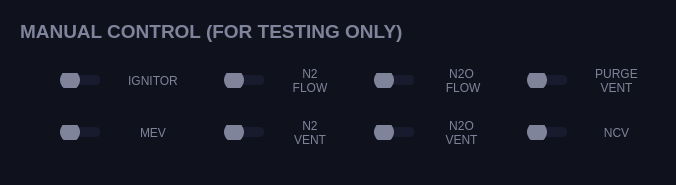
              <widget class="QFrame" name="frame_2">
               <property name="sizePolicy">
                <sizepolicy hsizetype="Preferred" vsizetype="Maximum">
                 <horstretch>0</horstretch>
                 <verstretch>0</verstretch>
                </sizepolicy>
               </property>
               <property name="styleSheet">
                <string notr="true">background: #0f111d;
border-radius: 10px;
color: #7f849a;</string>
               </property>
               <property name="frameShape">
                <enum>QFrame::Box</enum>
               </property>
               <property name="frameShadow">
                <enum>QFrame::Raised</enum>
               </property>
               <layout class="QGridLayout" name="gridLayout_5">
                <item row="0" column="0">
                 <widget class="QWidget" name="widget" native="true">
                  <layout class="QGridLayout" name="gridLayout_4">
                   <item row="0" column="0">
                    <widget class="QLabel" name="man_con_label">
                     <property name="sizePolicy">
                      <sizepolicy hsizetype="Preferred" vsizetype="Maximum">
                       <horstretch>0</horstretch>
                       <verstretch>0</verstretch>
                      </sizepolicy>
                     </property>
                     <property name="font">
                      <font>
                       <pointsize>14</pointsize>
                       <weight>75</weight>
                       <bold>true</bold>
                      </font>
                     </property>
                     <property name="styleSheet">
                      <string notr="true">color: #7f849a;</string>
                     </property>
                     <property name="text">
                      <string>MANUAL CONTROL (FOR TESTING ONLY)</string>
                     </property>
                    </widget>
                   </item>
                   <item row="1" column="0">
                    <widget class="QWidget" name="gridWidget" native="true">
                     <property name="minimumSize">
                      <size>
                       <width>30</width>
                       <height>50</height>
                      </size>
                     </property>
                     <layout class="QGridLayout" name="gridLayout">
                      <item row="0" column="0">
                       <widget class="QWidget" name="toggleSwitch" native="true">
                        <layout class="QHBoxLayout" name="toggleswitch">
                         <item>
                          <widget class="QSlider" name="ignitor_man">
                           <property name="sizePolicy">
                            <sizepolicy hsizetype="Fixed" vsizetype="Fixed">
                             <horstretch>0</horstretch>
                             <verstretch>0</verstretch>
                            </sizepolicy>
                           </property>
                           <property name="autoFillBackground">
                            <bool>false</bool>
                           </property>
                           <property name="styleSheet">
                            <string notr="true">QSlider::groove:horizontal { 
	background-color: #181b2e;
	border: 0px solid #424242; 
	height: 10px; 
	width: 40px;
	border-radius: 4px;
}

QSlider::handle:horizontal { 
	background-color: #7f849a; 
	border: 2px solid #7f849a; 
	width: 16px; 
	height: 20px; 
	line-height: 20px; 
	margin-top: -5px; 
	margin-bottom: -5px; 
	border-radius: 10px; 
}

QSlider::handle:horizontal:hover { 
	border-radius: 10px;
}</string>
                           </property>
                           <property name="maximum">
                            <number>1</number>
                           </property>
                           <property name="pageStep">
                            <number>0</number>
                           </property>
                           <property name="sliderPosition">
                            <number>0</number>
                           </property>
                           <property name="tracking">
                            <bool>true</bool>
                           </property>
                           <property name="orientation">
                            <enum>Qt::Horizontal</enum>
                           </property>
                           <property name="invertedAppearance">
                            <bool>false</bool>
                           </property>
                           <property name="invertedControls">
                            <bool>true</bool>
                           </property>
                           <property name="tickPosition">
                            <enum>QSlider::NoTicks</enum>
                           </property>
                          </widget>
                         </item>
                         <item>
                          <widget class="QLabel" name="label_3">
                           <property name="text">
                            <string>IGNITOR</string>
                           </property>
                           <property name="alignment">
                            <set>Qt::AlignCenter</set>
                           </property>
                          </widget>
                         </item>
                        </layout>
                       </widget>
                      </item>
                      <item row="0" column="1">
                       <widget class="QWidget" name="toggleSwitch_3" native="true">
                        <layout class="QHBoxLayout" name="toggleswitch_3">
                         <item>
                          <widget class="QSlider" name="n2_flow_man">
                           <property name="sizePolicy">
                            <sizepolicy hsizetype="Fixed" vsizetype="Fixed">
                             <horstretch>0</horstretch>
                             <verstretch>0</verstretch>
                            </sizepolicy>
                           </property>
                           <property name="autoFillBackground">
                            <bool>false</bool>
                           </property>
                           <property name="styleSheet">
                            <string notr="true">QSlider::groove:horizontal { 
	background-color: #181b2e;
	border: 0px solid #424242; 
	height: 10px; 
	width: 40px;
	border-radius: 4px;
}

QSlider::handle:horizontal { 
	background-color: #7f849a; 
	border: 2px solid #7f849a; 
	width: 16px; 
	height: 20px; 
	line-height: 20px; 
	margin-top: -5px; 
	margin-bottom: -5px; 
	border-radius: 10px; 
}

QSlider::handle:horizontal:hover { 
	border-radius: 10px;
}</string>
                           </property>
                           <property name="maximum">
                            <number>1</number>
                           </property>
                           <property name="pageStep">
                            <number>0</number>
                           </property>
                           <property name="sliderPosition">
                            <number>0</number>
                           </property>
                           <property name="tracking">
                            <bool>true</bool>
                           </property>
                           <property name="orientation">
                            <enum>Qt::Horizontal</enum>
                           </property>
                           <property name="invertedAppearance">
                            <bool>false</bool>
                           </property>
                           <property name="invertedControls">
                            <bool>true</bool>
                           </property>
                           <property name="tickPosition">
                            <enum>QSlider::NoTicks</enum>
                           </property>
                          </widget>
                         </item>
                         <item>
                          <widget class="QLabel" name="label_4">
                           <property name="text">
                            <string>N2
FLOW</string>
                           </property>
                           <property name="alignment">
                            <set>Qt::AlignCenter</set>
                           </property>
                          </widget>
                         </item>
                        </layout>
                       </widget>
                      </item>
                      <item row="0" column="2">
                       <widget class="QWidget" name="toggleSwitch_4" native="true">
                        <layout class="QHBoxLayout" name="toggleswitch_4">
                         <item>
                          <widget class="QSlider" name="n2o_flow_man">
                           <property name="sizePolicy">
                            <sizepolicy hsizetype="Fixed" vsizetype="Fixed">
                             <horstretch>0</horstretch>
                             <verstretch>0</verstretch>
                            </sizepolicy>
                           </property>
                           <property name="autoFillBackground">
                            <bool>false</bool>
                           </property>
                           <property name="styleSheet">
                            <string notr="true">QSlider::groove:horizontal { 
	background-color: #181b2e;
	border: 0px solid #424242; 
	height: 10px; 
	width: 40px;
	border-radius: 4px;
}

QSlider::handle:horizontal { 
	background-color: #7f849a; 
	border: 2px solid #7f849a; 
	width: 16px; 
	height: 20px; 
	line-height: 20px; 
	margin-top: -5px; 
	margin-bottom: -5px; 
	border-radius: 10px; 
}

QSlider::handle:horizontal:hover { 
	border-radius: 10px;
}</string>
                           </property>
                           <property name="maximum">
                            <number>1</number>
                           </property>
                           <property name="pageStep">
                            <number>0</number>
                           </property>
                           <property name="sliderPosition">
                            <number>0</number>
                           </property>
                           <property name="tracking">
                            <bool>true</bool>
                           </property>
                           <property name="orientation">
                            <enum>Qt::Horizontal</enum>
                           </property>
                           <property name="invertedAppearance">
                            <bool>false</bool>
                           </property>
                           <property name="invertedControls">
                            <bool>true</bool>
                           </property>
                           <property name="tickPosition">
                            <enum>QSlider::NoTicks</enum>
                           </property>
                          </widget>
                         </item>
                         <item>
                          <widget class="QLabel" name="label_5">
                           <property name="text">
                            <string>N2O
 FLOW</string>
                           </property>
                           <property name="alignment">
                            <set>Qt::AlignCenter</set>
                           </property>
                          </widget>
                         </item>
                        </layout>
                       </widget>
                      </item>
                      <item row="0" column="4">
                       <widget class="QWidget" name="toggleSwitch_2" native="true">
                        <layout class="QHBoxLayout" name="toggleswitch_2">
                         <item>
                          <widget class="QSlider" name="purge_vent_man">
                           <property name="sizePolicy">
                            <sizepolicy hsizetype="Fixed" vsizetype="Fixed">
                             <horstretch>0</horstretch>
                             <verstretch>0</verstretch>
                            </sizepolicy>
                           </property>
                           <property name="autoFillBackground">
                            <bool>false</bool>
                           </property>
                           <property name="styleSheet">
                            <string notr="true">QSlider::groove:horizontal { 
	background-color: #181b2e;
	border: 0px solid #424242; 
	height: 10px; 
	width: 40px;
	border-radius: 4px;
}

QSlider::handle:horizontal { 
	background-color: #7f849a; 
	border: 2px solid #7f849a; 
	width: 16px; 
	height: 20px; 
	line-height: 20px; 
	margin-top: -5px; 
	margin-bottom: -5px; 
	border-radius: 10px; 
}

QSlider::handle:horizontal:hover { 
	border-radius: 10px;
}</string>
                           </property>
                           <property name="maximum">
                            <number>1</number>
                           </property>
                           <property name="pageStep">
                            <number>0</number>
                           </property>
                           <property name="sliderPosition">
                            <number>0</number>
                           </property>
                           <property name="tracking">
                            <bool>true</bool>
                           </property>
                           <property name="orientation">
                            <enum>Qt::Horizontal</enum>
                           </property>
                           <property name="invertedAppearance">
                            <bool>false</bool>
                           </property>
                           <property name="invertedControls">
                            <bool>true</bool>
                           </property>
                           <property name="tickPosition">
                            <enum>QSlider::NoTicks</enum>
                           </property>
                          </widget>
                         </item>
                         <item>
                          <widget class="QLabel" name="label_6">
                           <property name="text">
                            <string>PURGE
VENT</string>
                           </property>
                           <property name="alignment">
                            <set>Qt::AlignCenter</set>
                           </property>
                          </widget>
                         </item>
                        </layout>
                       </widget>
                      </item>
                      <item row="2" column="0">
                       <widget class="QWidget" name="toggleSwitch_5" native="true">
                        <layout class="QHBoxLayout" name="toggleswitch_5">
                         <item>
                          <widget class="QSlider" name="mev_man">
                           <property name="sizePolicy">
                            <sizepolicy hsizetype="Fixed" vsizetype="Fixed">
                             <horstretch>0</horstretch>
                             <verstretch>0</verstretch>
                            </sizepolicy>
                           </property>
                           <property name="autoFillBackground">
                            <bool>false</bool>
                           </property>
                           <property name="styleSheet">
                            <string notr="true">QSlider::groove:horizontal { 
	background-color: #181b2e;
	border: 0px solid #424242; 
	height: 10px; 
	width: 40px;
	border-radius: 4px;
}

QSlider::handle:horizontal { 
	background-color: #7f849a; 
	border: 2px solid #7f849a; 
	width: 16px; 
	height: 20px; 
	line-height: 20px; 
	margin-top: -5px; 
	margin-bottom: -5px; 
	border-radius: 10px; 
}

QSlider::handle:horizontal:hover { 
	border-radius: 10px;
}</string>
                           </property>
                           <property name="maximum">
                            <number>1</number>
                           </property>
                           <property name="pageStep">
                            <number>0</number>
                           </property>
                           <property name="sliderPosition">
                            <number>0</number>
                           </property>
                           <property name="tracking">
                            <bool>true</bool>
                           </property>
                           <property name="orientation">
                            <enum>Qt::Horizontal</enum>
                           </property>
                           <property name="invertedAppearance">
                            <bool>false</bool>
                           </property>
                           <property name="invertedControls">
                            <bool>true</bool>
                           </property>
                           <property name="tickPosition">
                            <enum>QSlider::NoTicks</enum>
                           </property>
                          </widget>
                         </item>
                         <item>
                          <widget class="QLabel" name="label_7">
                           <property name="text">
                            <string>MEV</string>
                           </property>
                           <property name="alignment">
                            <set>Qt::AlignCenter</set>
                           </property>
                          </widget>
                         </item>
                        </layout>
                       </widget>
                      </item>
                      <item row="2" column="1">
                       <widget class="QWidget" name="toggleSwitch_6" native="true">
                        <layout class="QHBoxLayout" name="toggleswitch_6">
                         <item>
                          <widget class="QSlider" name="n2_vent_man">
                           <property name="sizePolicy">
                            <sizepolicy hsizetype="Fixed" vsizetype="Fixed">
                             <horstretch>0</horstretch>
                             <verstretch>0</verstretch>
                            </sizepolicy>
                           </property>
                           <property name="autoFillBackground">
                            <bool>false</bool>
                           </property>
                           <property name="styleSheet">
                            <string notr="true">QSlider::groove:horizontal { 
	background-color: #181b2e;
	border: 0px solid #424242; 
	height: 10px; 
	width: 40px;
	border-radius: 4px;
}

QSlider::handle:horizontal { 
	background-color: #7f849a; 
	border: 2px solid #7f849a; 
	width: 16px; 
	height: 20px; 
	line-height: 20px; 
	margin-top: -5px; 
	margin-bottom: -5px; 
	border-radius: 10px; 
}

QSlider::handle:horizontal:hover { 
	border-radius: 10px;
}</string>
                           </property>
                           <property name="maximum">
                            <number>1</number>
                           </property>
                           <property name="pageStep">
                            <number>0</number>
                           </property>
                           <property name="sliderPosition">
                            <number>0</number>
                           </property>
                           <property name="tracking">
                            <bool>true</bool>
                           </property>
                           <property name="orientation">
                            <enum>Qt::Horizontal</enum>
                           </property>
                           <property name="invertedAppearance">
                            <bool>false</bool>
                           </property>
                           <property name="invertedControls">
                            <bool>true</bool>
                           </property>
                           <property name="tickPosition">
                            <enum>QSlider::NoTicks</enum>
                           </property>
                          </widget>
                         </item>
                         <item>
                          <widget class="QLabel" name="label_8">
                           <property name="text">
                            <string>N2
VENT</string>
                           </property>
                           <property name="alignment">
                            <set>Qt::AlignCenter</set>
                           </property>
                          </widget>
                         </item>
                        </layout>
                       </widget>
                      </item>
                      <item row="2" column="2">
                       <widget class="QWidget" name="toggleSwitch_7" native="true">
                        <layout class="QHBoxLayout" name="toggleswitch_7">
                         <item>
                          <widget class="QSlider" name="n2o_vent_man">
                           <property name="sizePolicy">
                            <sizepolicy hsizetype="Fixed" vsizetype="Fixed">
                             <horstretch>0</horstretch>
                             <verstretch>0</verstretch>
                            </sizepolicy>
                           </property>
                           <property name="autoFillBackground">
                            <bool>false</bool>
                           </property>
                           <property name="styleSheet">
                            <string notr="true">QSlider::groove:horizontal { 
	background-color: #181b2e;
	border: 0px solid #424242; 
	height: 10px; 
	width: 40px;
	border-radius: 4px;
}

QSlider::handle:horizontal { 
	background-color: #7f849a; 
	border: 2px solid #7f849a; 
	width: 16px; 
	height: 20px; 
	line-height: 20px; 
	margin-top: -5px; 
	margin-bottom: -5px; 
	border-radius: 10px; 
}

QSlider::handle:horizontal:hover { 
	border-radius: 10px;
}</string>
                           </property>
                           <property name="maximum">
                            <number>1</number>
                           </property>
                           <property name="pageStep">
                            <number>0</number>
                           </property>
                           <property name="sliderPosition">
                            <number>0</number>
                           </property>
                           <property name="tracking">
                            <bool>true</bool>
                           </property>
                           <property name="orientation">
                            <enum>Qt::Horizontal</enum>
                           </property>
                           <property name="invertedAppearance">
                            <bool>false</bool>
                           </property>
                           <property name="invertedControls">
                            <bool>true</bool>
                           </property>
                           <property name="tickPosition">
                            <enum>QSlider::NoTicks</enum>
                           </property>
                          </widget>
                         </item>
                         <item>
                          <widget class="QLabel" name="label_9">
                           <property name="text">
                            <string>N2O
VENT</string>
                           </property>
                           <property name="alignment">
                            <set>Qt::AlignCenter</set>
                           </property>
                          </widget>
                         </item>
                        </layout>
                       </widget>
                      </item>
                      <item row="2" column="4">
                       <widget class="QWidget" name="toggleSwitch_8" native="true">
                        <layout class="QHBoxLayout" name="toggleswitch_8">
                         <item>
                          <widget class="QSlider" name="ncv_man">
                           <property name="sizePolicy">
                            <sizepolicy hsizetype="Fixed" vsizetype="Fixed">
                             <horstretch>0</horstretch>
                             <verstretch>0</verstretch>
                            </sizepolicy>
                           </property>
                           <property name="autoFillBackground">
                            <bool>false</bool>
                           </property>
                           <property name="styleSheet">
                            <string notr="true">QSlider::groove:horizontal { 
	background-color: #181b2e;
	border: 0px solid #424242; 
	height: 10px; 
	width: 40px;
	border-radius: 4px;
}

QSlider::handle:horizontal { 
	background-color: #7f849a; 
	border: 2px solid #7f849a; 
	width: 16px; 
	height: 20px; 
	line-height: 20px; 
	margin-top: -5px; 
	margin-bottom: -5px; 
	border-radius: 10px; 
}

QSlider::handle:horizontal:hover { 
	border-radius: 10px;
}</string>
                           </property>
                           <property name="maximum">
                            <number>1</number>
                           </property>
                           <property name="pageStep">
                            <number>0</number>
                           </property>
                           <property name="sliderPosition">
                            <number>0</number>
                           </property>
                           <property name="tracking">
                            <bool>true</bool>
                           </property>
                           <property name="orientation">
                            <enum>Qt::Horizontal</enum>
                           </property>
                           <property name="invertedAppearance">
                            <bool>false</bool>
                           </property>
                           <property name="invertedControls">
                            <bool>true</bool>
                           </property>
                           <property name="tickPosition">
                            <enum>QSlider::NoTicks</enum>
                           </property>
                          </widget>
                         </item>
                         <item>
                          <widget class="QLabel" name="label_10">
                           <property name="text">
                            <string>NCV</string>
                           </property>
                           <property name="alignment">
                            <set>Qt::AlignCenter</set>
                           </property>
                          </widget>
                         </item>
                        </layout>
                       </widget>
                      </item>
                     </layout>
                    </widget>
                   </item>
                  </layout>
                 </widget>
                </item>
               </layout>
              </widget>
